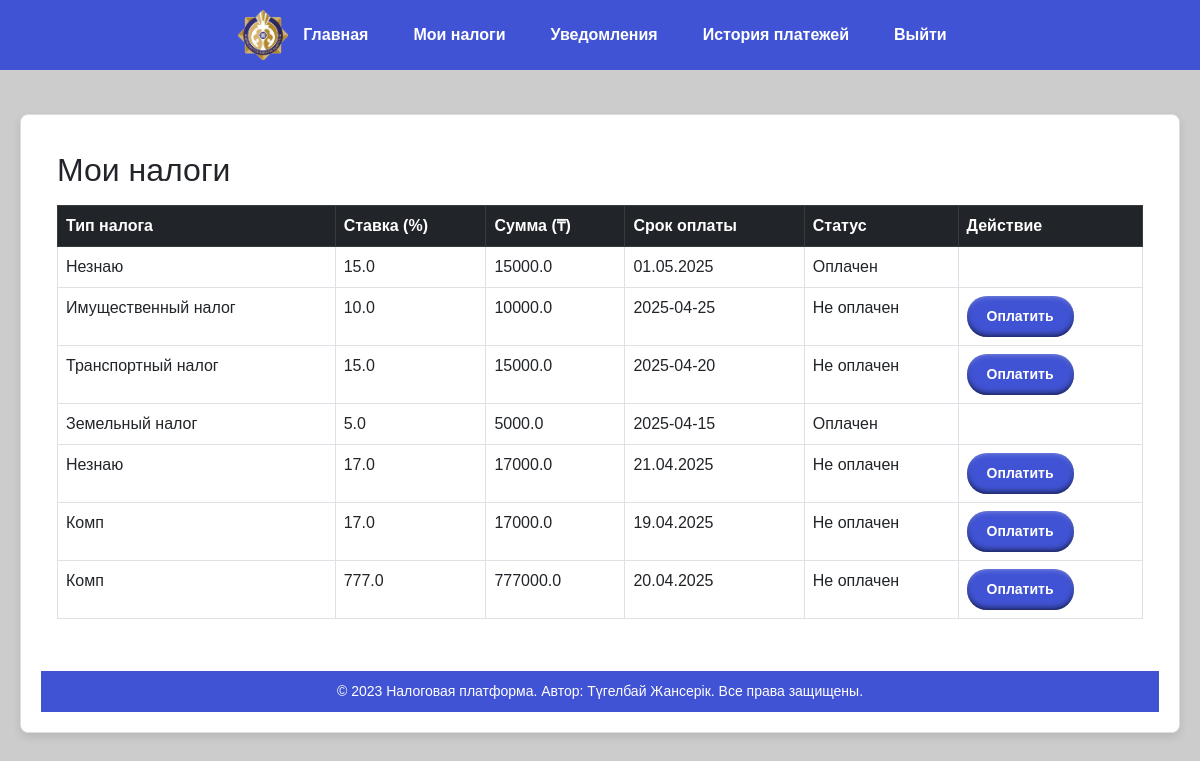
The app's page /taxpayer/taxes (signed in) with its own data.
### app.py (models this page shows)
class Tax(db.Model):
    id = db.Column(db.Integer, primary_key=True)
    type = db.Column(db.String(100), nullable=False)
    rate = db.Column(db.Float, nullable=False)  # Изменяем тип на Float
    due_date = db.Column(db.String(20), nullable=False)  # Срок оплаты
    status = db.Column(db.String(20), default='Не оплачен')  # Статус налога
    base_income = db.Column(db.Float, default=100000)  # Доход налогоплательщика (по умолчанию 100 000 ₸)
    def calculate_tax(self):
        return round((self.rate / 100) * self.base_income, 2)  # Рассчитываем сумму налога

### app.py (the view)
@app.route('/taxpayer/taxes', methods=['GET', 'POST'])
def taxpayer_taxes():
    if session.get('role') != 'taxpayer':
        return redirect(url_for('index'))
    taxes = Tax.query.all()
    for tax in taxes:
        tax.amount = tax.calculate_tax()  # Рассчитываем сумму налога
    if request.method == 'POST':
        tax_id = request.form['tax_id']
        tax = Tax.query.get(tax_id)
        tax.status = 'Оплачен'
        db.session.commit()
    return render_template('taxes.html', taxes=taxes)

### app.py (called while the page is built)
@app.before_request
def initialize_database():
    if not hasattr(app, 'db_initialized'):
        db.create_all()  # Создает все таблицы, определенные в моделях
        app.db_initialized = True

@app.context_processor
def inject_user_role():
    role = session.get('role', None)
    return {'user_role': role}

### templates/taxes.html (shortened to what this page needs)
{% extends "base.html" %}
{% block content %}
<div class="card mt-4">
    <div class="card-body">
<h2>Мои налоги</h2>
<table class="table table-bordered mt-3">
    <thead class="table-dark">
        <tr>
            <th>Тип налога</th>
            <th>Ставка (%)</th>
            <th>Сумма (₸)</th>
            <th>Срок оплаты</th>
            <th>Статус</th>
            <th>Действие</th>
        </tr>
    </thead>
    <tbody>
        {% for tax in taxes %}
        <tr>
            <td>{{ tax.type }}</td>
            <td>{{ tax.rate }}</td>
            <td>{{ tax.amount }}</td>
            <td>{{ tax.due_date }}</td>
            <td>{{ tax.status }}</td>
            <td>
                {% if tax.status != 'Оплачен' %}
                <form method="POST">
                    <button type="submit" class="button">Оплатить</button>
                </form>
                {% endif %}
            </td>
        </tr>
        {% endfor %}
    </tbody>
</table>
{% endblock %}

### templates/base.html (shortened to what this page needs)
<!DOCTYPE html>
<html lang="en">
    <head>
        <link href="https://cdn.jsdelivr.net/npm/bootstrap@5.3.0-alpha3/dist/css/bootstrap.min.css" rel="stylesheet">
        <link rel="stylesheet" href="/static/style.css">
    </head>
<body>
<header>
    <nav>
        <img src="{{ url_for('static', filename='images/logo.png') }}" alt="Logo" style="max-height: 50px;">
        <ul>
            <li><a href="/home">Главная</a></li>
            {% if user_role == 'taxpayer' %}
                <li><a href="/taxpayer/taxes">Мои налоги</a></li>
                <li><a href="/taxpayer/notifications">Уведомления</a></li>
                <li><a href="/taxpayer/payment_history">История платежей</a></li>
            {% elif user_role == 'employee' %}
                <li><a href="/employee/manage_taxes">Управление налогами</a></li>
                <li><a href="/employee/process_benefits">Обработка заявок</a></li>
                <li><a href="/employee/reports">Генерация отчетов</a></li>
            {% endif %}
            <li><a href="/logout">Выйти</a></li>
        </ul>
    </nav>
</header>
<div class="content">
    {% block content %}{% endblock %}
</div>
<footer>
    <p>&copy; 2023 Налоговая платформа. Автор: Түгелбай Жансерік. Все права защищены.</p>
</footer>
</body>
</html>

### static/style.css (style rules this page uses)
* { box-sizing: border-box; }
body { height: auto; overflow: auto; display: block; background-color: #cccccc; font-family: Arial, sans-serif; }
header { background-color: #343a40; color: white; padding: 10px 20px; position: fixed; top: 0; left: 0; width: 100%; z-index: 1000; }
header nav ul { list-style: none; margin: 0; padding: 0; display: flex; gap: 15px; }
header nav ul li a { color: white; text-decoration: none; font-weight: bold; padding: 10px 15px; border-radius: 5px; transition: background-color 0.3s; }
.content { margin-top: 70px; padding: 20px; }
footer { background-color: #4053D4; color: white; text-align: center; padding: 10px 20px; margin-top: 20px; }
footer p { margin: 0; font-size: 14px; }
nav { background-color: #4053D4; padding: 10px; position: fixed; top: 0; left: 0; width: 100%; z-index: 1000; display: flex; justify-content: center; align-items: center; }
nav ul { list-style: none; margin: 0; padding: 0; display: flex; gap: 15px; }
nav ul li { margin: 0; }
nav ul li a { color: white; text-decoration: none; font-weight: bold; padding: 10px 15px; border-radius: 5px; transition: background-color 0.3s; }
.button { width: auto; padding: 10px 20px; border: none; border-radius: 20px; font-size: 14px; font-weight: 600; cursor: pointer; display: inline-block; background: #4053D4; color: white; transition: 0.3s; box-shadow: inset 0px 3px 6px -4px rgba(255, 255, 255, 0.6), inset 0px -3px 6px -2px rgba(0, 0, 0, 0.8); }
.card { border: 1px solid #ddd; border-radius: 8px; padding: 20px; background-color: #fff; box-shadow: 0 4px 8px rgba(0, 0, 0, 0.1); }

### records on screen
Tax: type "Незнаю", rate "15.0", amount "15000.0", due_date "01.05.2025", status "Оплачен"
Tax: type "Имущественный налог", rate "10.0", amount "10000.0", due_date "2025-04-25", status "Не оплачен"
Tax: type "Транспортный налог", rate "15.0", amount "15000.0", due_date "2025-04-20", status "Не оплачен"
Tax: type "Земельный налог", rate "5.0", amount "5000.0", due_date "2025-04-15", status "Оплачен"
Tax: type "Незнаю", rate "17.0", amount "17000.0", due_date "21.04.2025", status "Не оплачен"
Tax: type "Комп", rate "17.0", amount "17000.0", due_date "19.04.2025", status "Не оплачен"
Tax: type "Комп", rate "777.0", amount "777000.0", due_date "20.04.2025", status "Не оплачен"
